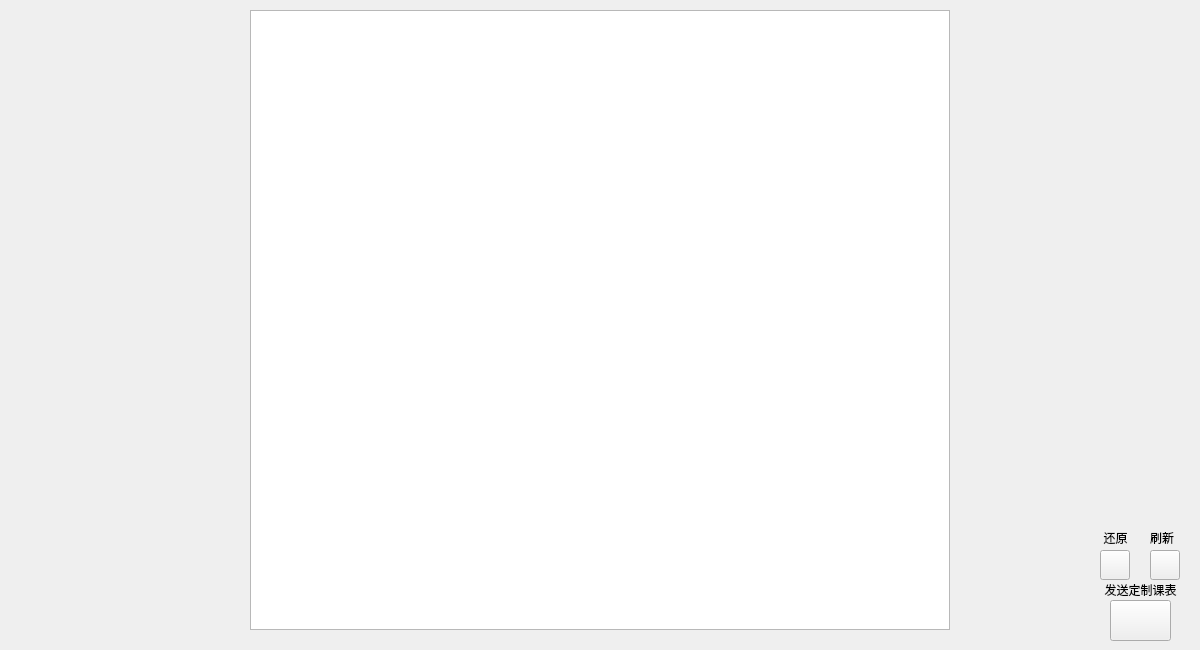
<?xml version="1.0" encoding="UTF-8"?>
<ui version="4.0">
 <class>StackedScheduleWidget</class>
 <widget class="QWidget" name="StackedScheduleWidget">
  <property name="geometry">
   <rect>
    <x>0</x>
    <y>0</y>
    <width>1200</width>
    <height>650</height>
   </rect>
  </property>
  <property name="windowTitle">
   <string>Form</string>
  </property>
  <widget class="QTableWidget" name="tableWidget_schedule_courses">
   <property name="geometry">
    <rect>
     <x>250</x>
     <y>10</y>
     <width>700</width>
     <height>620</height>
    </rect>
   </property>
   <property name="styleSheet">
    <string notr="true">QHeaderView::section:horizontal{  
    background-color:rgb(255,255,255);

}

QHeaderView::section:vertical{  
    background-color:rgb(255,255,255);
	border: 1px thin solid rgb(0,0,0);
	min-width:30px;
	height:100px;
}  

QTableCornerButton::section {
	background-color:rgb(255,255,255);
}


QMenu::item:selected  {
	color:blue;
}
QMenu {
	color:black;
}</string>
   </property>
  </widget>
  <widget class="QPushButton" name="pushButton_flush">
   <property name="geometry">
    <rect>
     <x>1150</x>
     <y>550</y>
     <width>30</width>
     <height>30</height>
    </rect>
   </property>
   <property name="styleSheet">
    <string notr="true">QPushButton{
	border-image:url(:/Resources/MainWindow/flush.jpg);
}</string>
   </property>
   <property name="text">
    <string/>
   </property>
  </widget>
  <widget class="QLabel" name="label_flush">
   <property name="geometry">
    <rect>
     <x>1150</x>
     <y>530</y>
     <width>51</width>
     <height>16</height>
    </rect>
   </property>
   <property name="frameShape">
    <enum>QFrame::NoFrame</enum>
   </property>
   <property name="text">
    <string>刷新</string>
   </property>
  </widget>
  <widget class="QPushButton" name="pushButton_back">
   <property name="geometry">
    <rect>
     <x>1100</x>
     <y>550</y>
     <width>30</width>
     <height>30</height>
    </rect>
   </property>
   <property name="styleSheet">
    <string notr="true">QPushButton{
	border-image:url(:/Resources/MainWindow/back.jpg);
}</string>
   </property>
   <property name="text">
    <string/>
   </property>
  </widget>
  <widget class="QLabel" name="label_back">
   <property name="geometry">
    <rect>
     <x>1100</x>
     <y>530</y>
     <width>31</width>
     <height>16</height>
    </rect>
   </property>
   <property name="frameShape">
    <enum>QFrame::NoFrame</enum>
   </property>
   <property name="text">
    <string>还原</string>
   </property>
   <property name="alignment">
    <set>Qt::AlignCenter</set>
   </property>
  </widget>
  <widget class="QLabel" name="label_send">
   <property name="geometry">
    <rect>
     <x>1100</x>
     <y>580</y>
     <width>81</width>
     <height>20</height>
    </rect>
   </property>
   <property name="frameShape">
    <enum>QFrame::NoFrame</enum>
   </property>
   <property name="text">
    <string>发送定制课表</string>
   </property>
   <property name="alignment">
    <set>Qt::AlignCenter</set>
   </property>
  </widget>
  <widget class="QPushButton" name="pushButton_send">
   <property name="geometry">
    <rect>
     <x>1110</x>
     <y>600</y>
     <width>61</width>
     <height>41</height>
    </rect>
   </property>
   <property name="styleSheet">
    <string notr="true">QPushButton{
	border-image:url(:/Resources/MainWindow/send.jpg);
}</string>
   </property>
   <property name="text">
    <string/>
   </property>
  </widget>
 </widget>
 <resources/>
 <connections/>
</ui>
